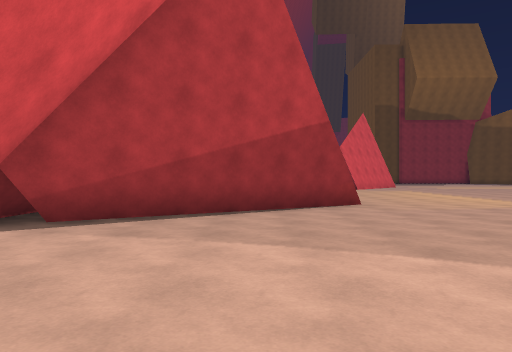
View 1 (above)

24 first-person views from a walk through a 3-D level made in the Unity game engine. The camera is 1.3 m above the floor, looks level and sees 70° across. The floor is counted in squares, 2 m on a side. Each view is taken from the middle of a square. On the plan, view 1 faces up. The plan holds only what a view shows up to about 11 squares ahead; the rest is blank. The place goes on beyond the plan.

View 2
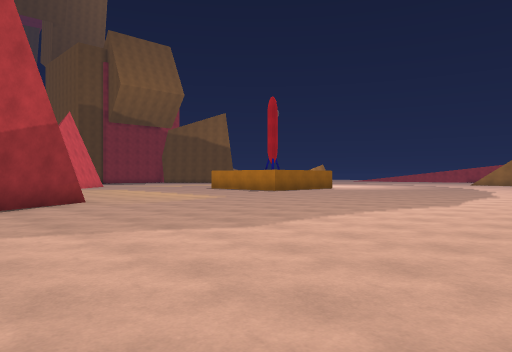

View 3
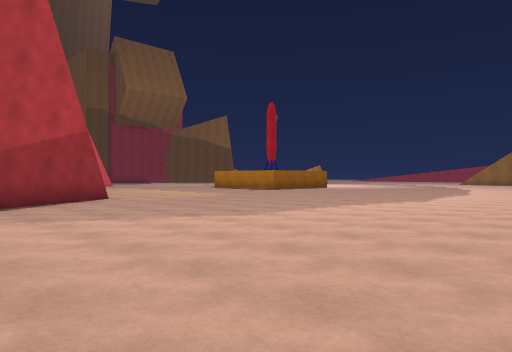

View 4
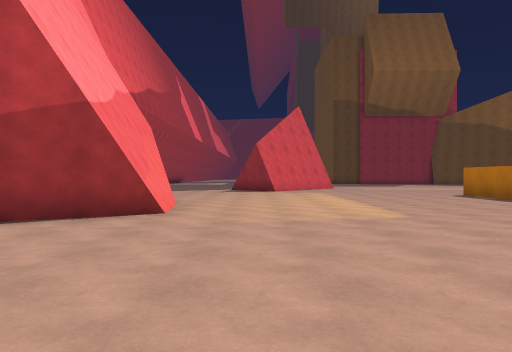

View 5
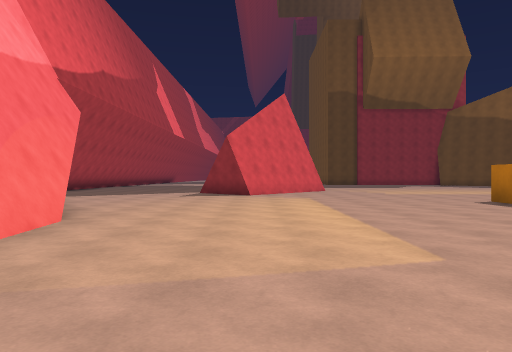

View 6
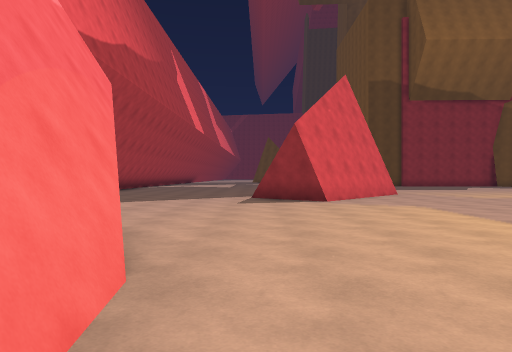

View 7
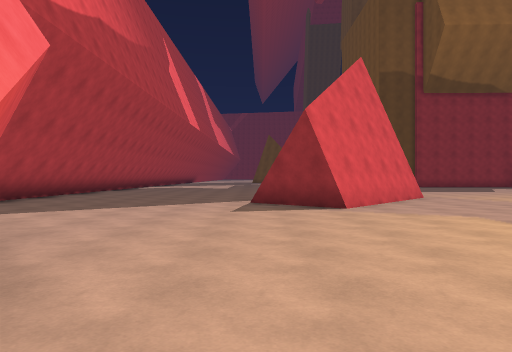

View 8
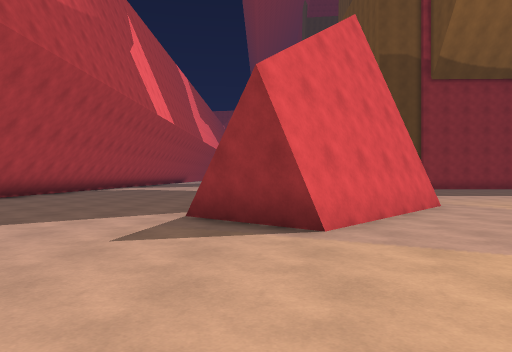

View 9
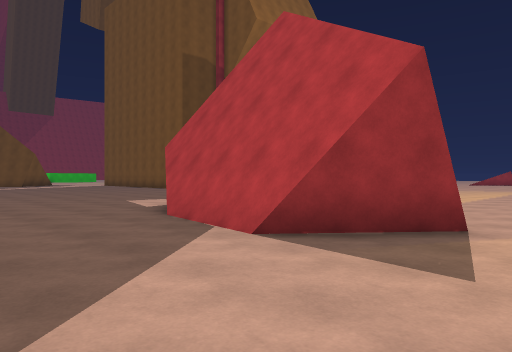

View 10
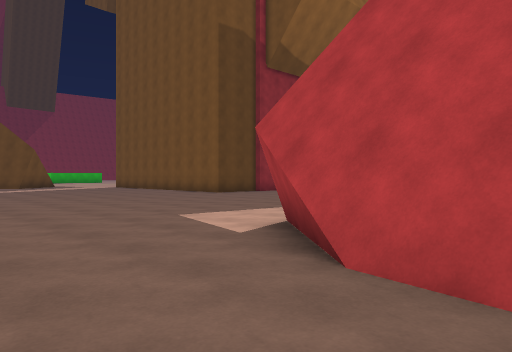

View 11
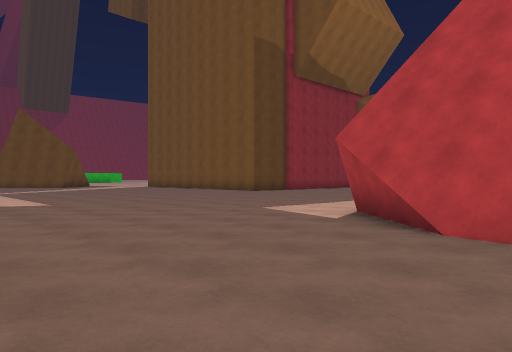

View 12
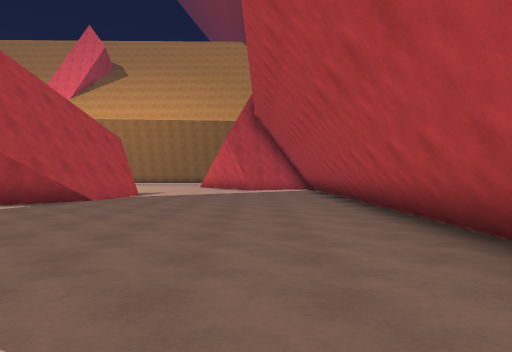

View 13
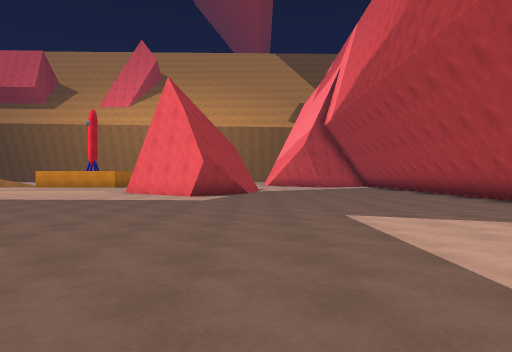

View 14
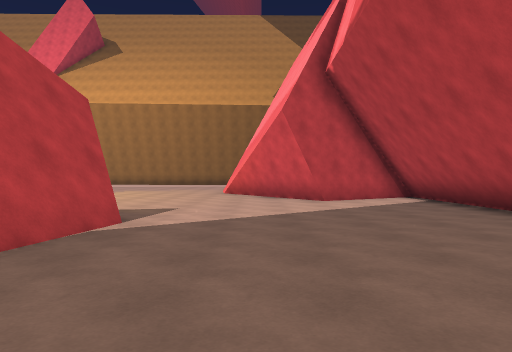

View 15
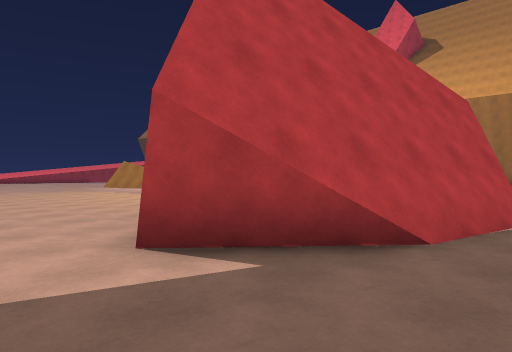

View 16
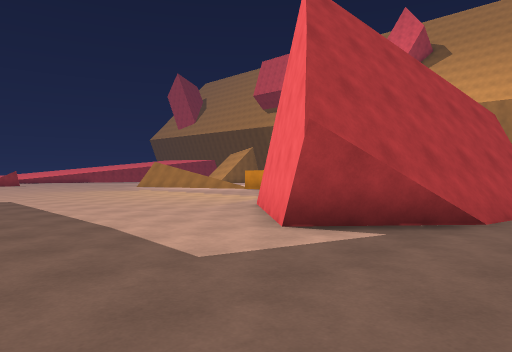

View 17
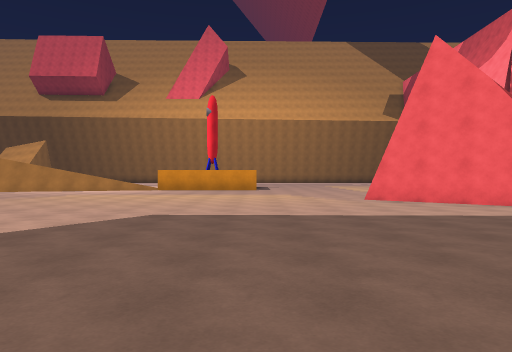

View 18
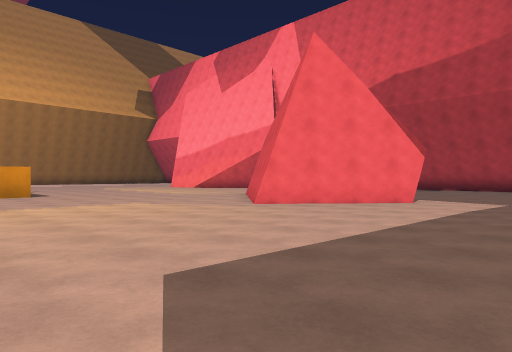

View 19
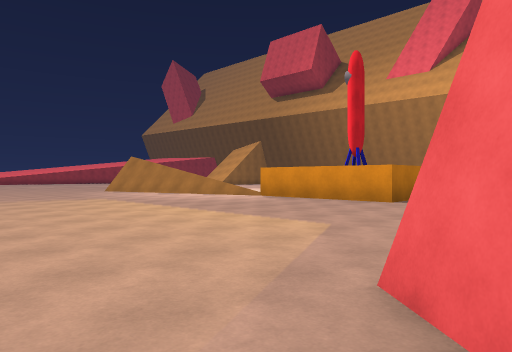

View 20
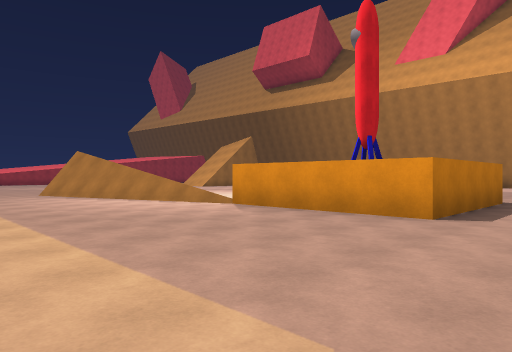

View 21
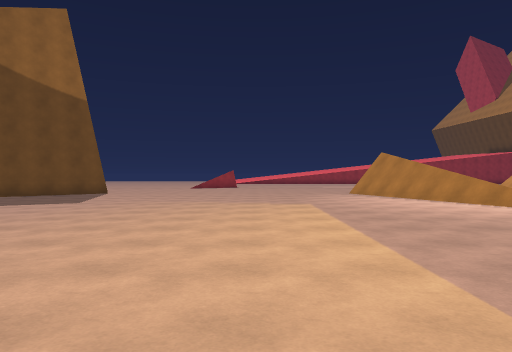

View 22
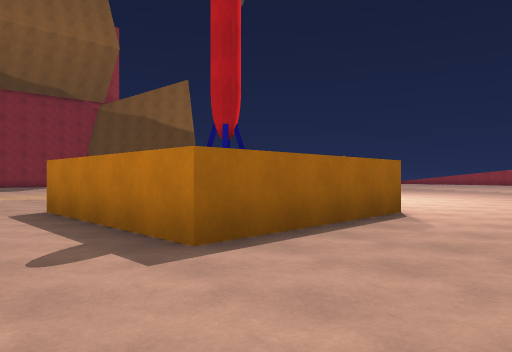

View 23
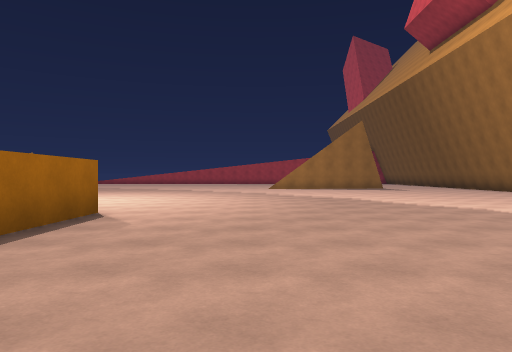

View 24
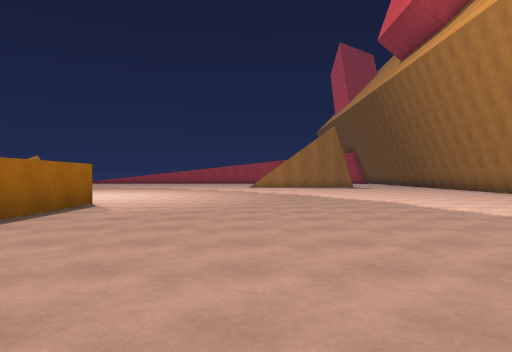

### Floor plan
Points are (right, up) in squares from view 1. A wall is a line through its corners. A room is listed if a view was taken in it or the views show most of it. See-through windows are left out.
Room 1 (views 1, 2, 3, 4, 5, 6, 7, 8, 9, 10, 11, 12, 13, 14, 15, 16, 17, 18, 19, 20, 21, 22, 23, 24)
walls: (3.3, 18.3) (4, 22.7) (4.8, 23.6) (7.8, 21) (4.6, 17.3) (2.9, 18.7); (3.4, 21.7) (5, 23.5); (15.5, 14.1) (20.1, 15.5); (1.6, 11.9) (2.1, 7.9); (18, 14.6) (20, 15.2); (1.9, 11.4) (2.3, 8.2) (-3.4, 4.8); (-0.5, 14.6) (0.7, 12.9); (15.5, 9.8) (11, 9.8) (11, 14.3) (15.5, 14.3); (-3.2, 18.2) (-3.3, 12.9); (-3.3, 17.9) (-3.4, 12.8) (-0.7, 14.5); (-3.2, 28) (-3.3, 19); (-3, 28.4) (-3.2, 18.6); (-3.5, 6) (-3.6, 5); (-3.4, 5.2) (-3.4, 4.6)
low walls: (3.1, 18.5) (3.7, 22.2); (2.9, 18.7) (3.2, 20.5); (-0.7, 14.5) (0.4, 13); (-3.6, 16.5) (-3.6, 14.6); (-3.6, 14.5) (-3.6, 13.6); (-3.4, 27.6) (-3.5, 23.6)

Where each view was taken, in squares from view 1:
view 1: 0 up, 0 right, facing up
view 2: 1 down, 1 left, facing up-right
view 3: 2 down, 2 left, facing up-right
view 4: 2 up, 4 right, facing up
view 5: 5 up, 5 right, facing up
view 6: 8 up, 3 right, facing up
view 7: 10 up, 3 right, facing up
view 8: 13 up, 4 right, facing up
view 9: 16 up, 0 right, facing up-right
view 10: 20 up, 1 right, facing up-right
view 11: 20 up, 1 left, facing up-right
view 12: 31 up, 1 left, facing down
view 13: 35 up, 3 right, facing down
view 14: 24 up, 1 right, facing down
view 15: 25 up, 2 right, facing down-right
view 16: 27 up, 2 right, facing down-right
view 17: 31 up, 11 right, facing down
view 18: 27 up, 14 right, facing down-left
view 19: 23 up, 7 right, facing down-right
view 20: 20 up, 9 right, facing down-right
view 21: 20 up, 9 right, facing right
view 22: 7 up, 9 right, facing up-right
view 23: 7 up, 9 right, facing right
view 24: 6 up, 7 right, facing right
